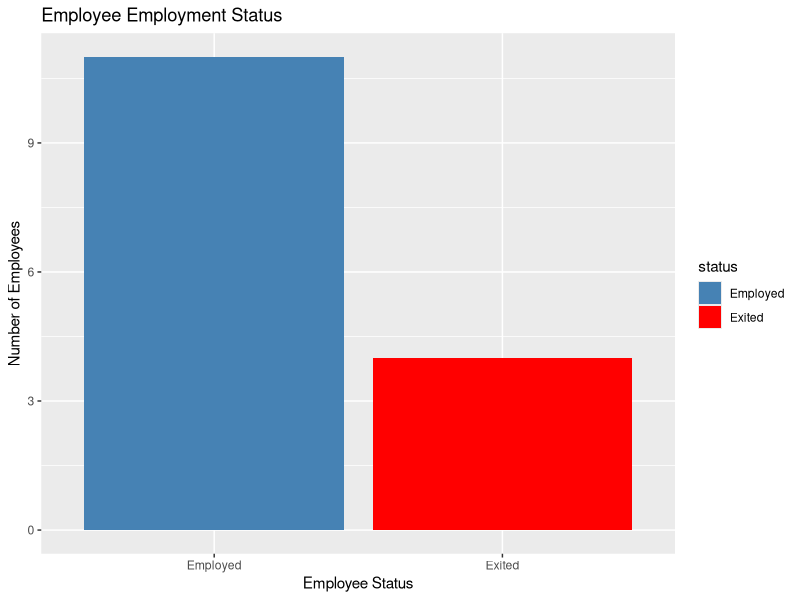
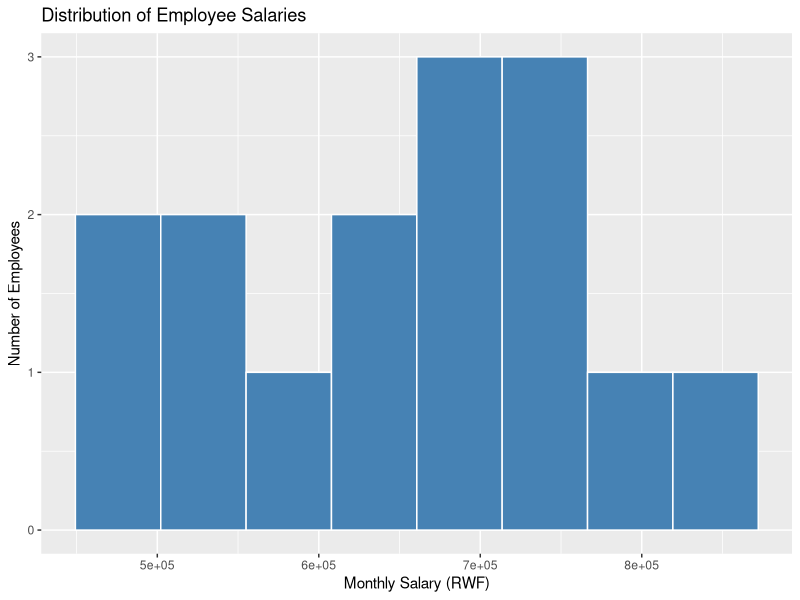
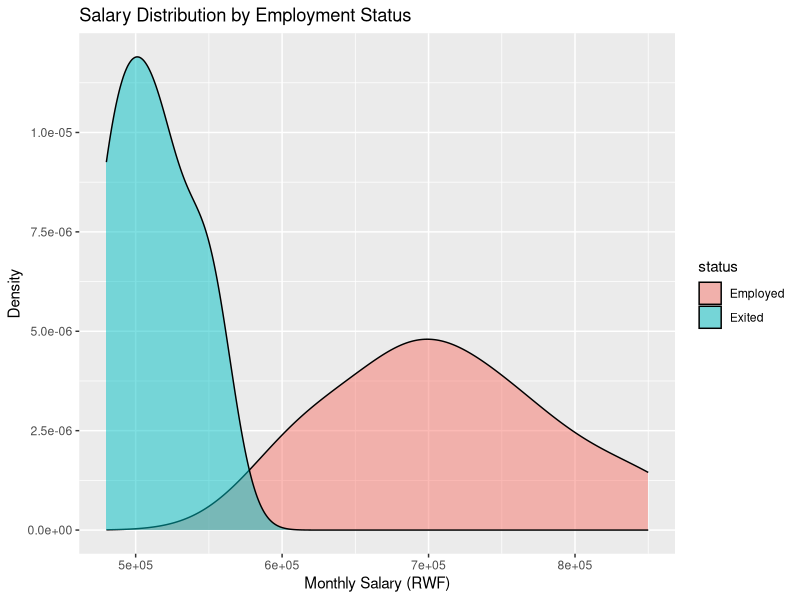
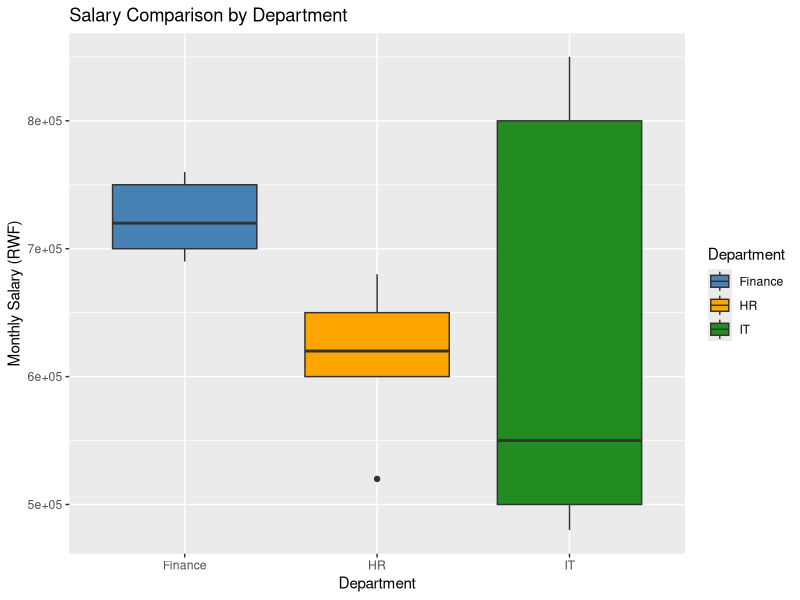
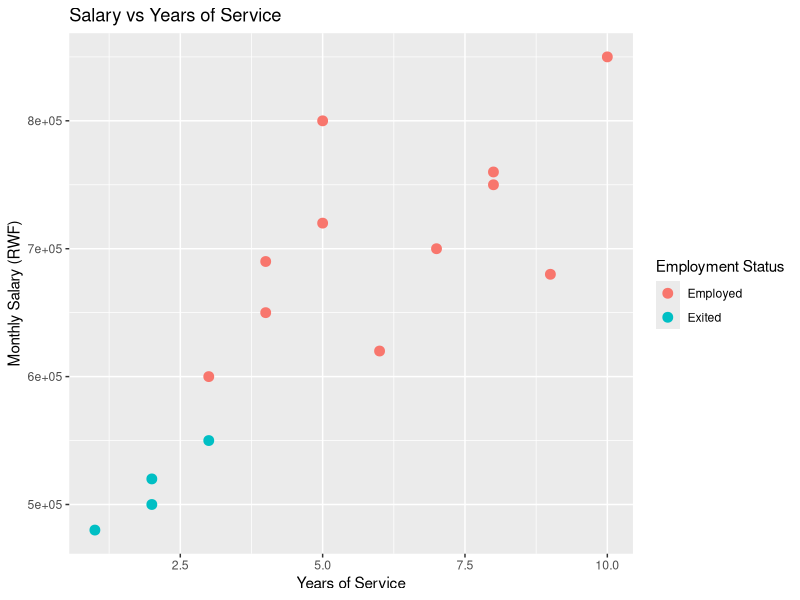
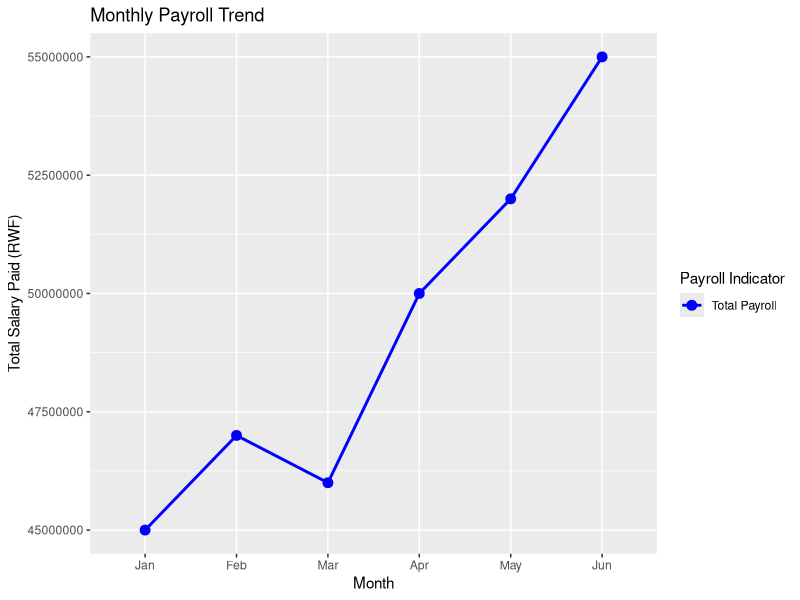
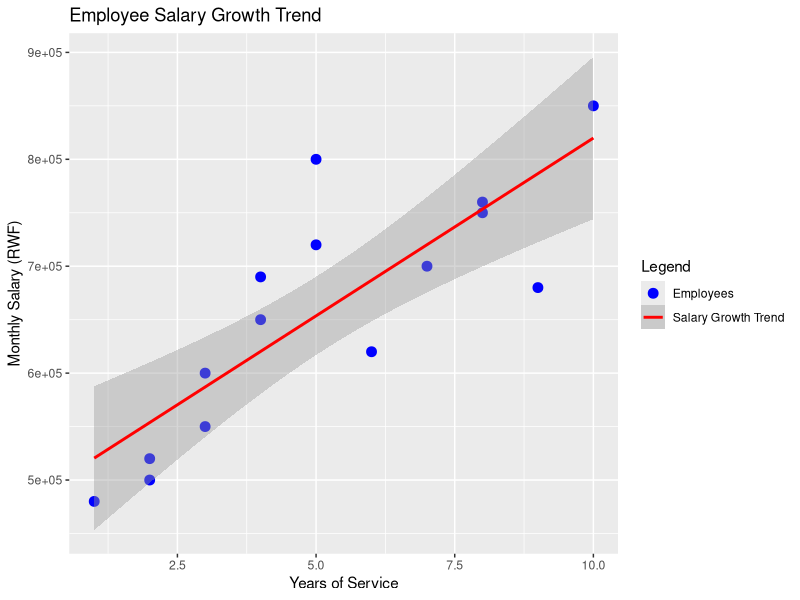
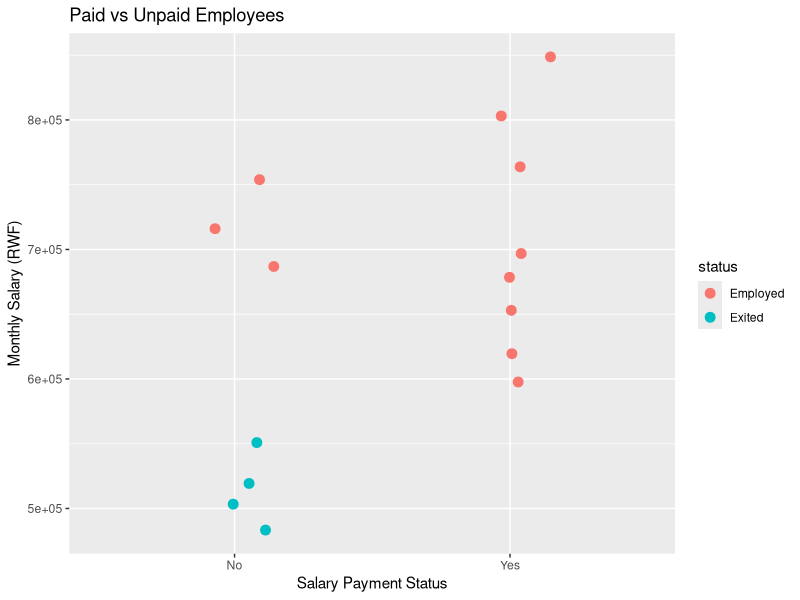

Write R code to recreate these figures, in order.
## ---- chunk 1
knitr::opts_chunk$set(echo = TRUE)
## ---- chunk 2
# install.packages("ggplot2")
library(ggplot2)
## ---- chunk 3


employees <- data.frame(
  employee_id = 1:15,

  name = c(
    "Jean", "Peter", "Mary", "David", "Alice",
    "John", "Grace", "Paul", "Sarah", "James",
    "Eric", "Diane", "Joseph", "Anne", "Mark"
  ),

  department = c(
    "IT", "HR", "Finance", "IT", "HR",
    "Finance", "IT", "HR", "Finance", "IT",
    "HR", "Finance", "IT", "HR", "Finance"
  ),

  status = c(
    "Employed", "Employed", "Employed", "Exited", "Employed",
    "Employed", "Exited", "Employed", "Employed", "Exited",
    "Employed", "Employed", "Employed", "Exited", "Employed"
  ),

  salary = c(
    800000, 600000, 750000, 500000, 650000,
    700000, 550000, 620000, 720000, 480000,
    680000, 760000, 850000, 520000, 690000
  ),

  paid = c(
    "Yes", "Yes", "No", "No", "Yes",
    "Yes", "No", "Yes", "No", "No",
    "Yes", "Yes", "Yes", "No", "No"
  )
)

print(employees)

## ---- chunk 4
nrow(employees) # total employees.

sum(employees$status=='Employed') # sum of employed employees.

sum(employees$status=='Exited') # sum of exited employees.

sum(employees$paid=='Yes') # employees marked as paid.

sum(employees$paid=='No') # employees marked as not paid.

## ---- chunk 5
ggplot(employees, aes(x= status, fill=status)) + 
  geom_bar() +
  scale_fill_manual(
    values = c("Employed" = "steelblue", "Exited"="red" )
  )+
  labs(
    title = "Employee Employment Status",
    x="Employee Status",
    y = "Number of Employees"
  )
## ---- chunk 6
ggplot(employees, aes(x = salary)) +
  geom_histogram(
    bins = 8,
    fill = "steelblue",
    color = "white"
  ) +
  labs(
    title = "Distribution of Employee Salaries",
    x = "Monthly Salary (RWF)",
    y = "Number of Employees"
  ) 
## ---- chunk 7
ggplot(employees, aes(x = salary, fill = status)) +
  geom_density(alpha = 0.5) +
  labs(
    title = "Salary Distribution by Employment Status",
    x = "Monthly Salary (RWF)",
    y = "Density"
  )
## ---- chunk 8
ggplot(employees, aes(
  x = department,
  y = salary,
  fill = department
)) +
  geom_boxplot() +
  scale_fill_manual(values = c(
    "Finance" = "steelblue",
    "HR" = "orange",
    "IT" = "forestgreen"
  )) +
  labs(
    title = "Salary Comparison by Department",
    x = "Department",
    y = "Monthly Salary (RWF)",
    fill = "Department"
  )
## ---- chunk 9
employees$years_service <- c(
  5, 3, 8, 2, 4,
  7, 3, 6, 5, 1,
  9, 8, 10, 2, 4
)

ggplot(employees, aes(x = years_service, y = salary)) +
  geom_point(aes(color = status), size = 3) +
 
  labs(
    title = "Salary vs Years of Service",
    x = "Years of Service",
    y = "Monthly Salary (RWF)",
    color = "Employment Status"
  )
## ---- chunk 10

payroll <- data.frame(
  month = factor(
    c("Jan", "Feb", "Mar", "Apr", "May", "Jun"),
    levels = c("Jan", "Feb", "Mar", "Apr", "May", "Jun")
  ),

  total_paid = c(
    45000000, 47000000, 46000000,
    50000000, 52000000, 55000000
  )
)

ggplot(payroll, aes(
  x = month,
  y = total_paid,
  group = 1,
  color = "Total Payroll"
)) +
  geom_line(linewidth = 1) +
  geom_point(size = 3) +
  scale_color_manual(
    name = "Payroll Indicator",
    values = c("Total Payroll" = "blue")
  ) +
  labs(
    title = "Monthly Payroll Trend",
    x = "Month",
    y = "Total Salary Paid (RWF)"
  )
## ---- chunk 11
ggplot(employees,
       aes(x = years_service, y = salary)) +

  geom_point(aes(color = "Employees"), size = 3) +

  geom_smooth(
    aes(color = "Salary Growth Trend"),
    method = "lm",
    se = TRUE
  ) +

  scale_color_manual(
    name = "Legend",
    values = c(
      "Employees" = "blue",
      "Salary Growth Trend" = "red"
    )
  ) +

  labs(
    title = "Employee Salary Growth Trend",
    x = "Years of Service",
    y = "Monthly Salary (RWF)"
  )
## ---- chunk 12
ggplot(employees,
       aes(x = paid, y = salary, color = status)) +

  geom_jitter(
    width = 0.15,
    size = 3
  ) +

  labs(
    title = "Paid vs Unpaid Employees",
    x = "Salary Payment Status",
    y = "Monthly Salary (RWF)"
  )
## ---- chunk 13
ggplot(employees,
       aes(x = department, y = salary, fill = department)) +

  geom_violin(trim = FALSE, alpha = 0.7) +

  geom_boxplot(
    width = 0.12,
    fill = "white",
    color = "black",
    outlier.color = "red",
    outlier.size = 2
  ) +

  scale_fill_manual(
    name = "Department",
    values = c(
      "Finance" = "steelblue",
      "HR" = "orange",
      "IT" = "forestgreen"
    )
  ) +

  labs(
    title = "Salary Distribution by Department",
    x = "Department",
    y = "Monthly Salary (RWF)"
  )
## ---- chunk 14
ggplot(employees,
       aes(x = years_service, y = salary)) +

  geom_point(color = "blue", size = 3) +

  geom_text(
    aes(label = name),
    vjust = -0.8,
    size = 3
  ) +

  labs(
    title = "Employee Salary by Years of Service",
    x = "Years of Service",
    y = "Monthly Salary (RWF)"
  )
## ---- chunk 15
ggplot(employees, aes(x = salary)) +

  geom_density(fill = "lightblue", alpha = 0.5) +

  geom_rug(color = "red") +

  labs(
    title = "Employee Salary Distribution",
    x = "Monthly Salary (RWF)",
    y = "Density"
  )
## ---- chunk 16
ggplot(employees,
       aes(x = name, y = salary)) +

  geom_point(color = "blue", size = 3) +

  geom_hline(
    yintercept = 700000,
    color = "red",
    linetype = "dashed"
  ) +

  labs(
    title = "Employee Salary Benchmark",
    x = "Employee",
    y = "Monthly Salary (RWF)"
  )
## ---- chunk 17
ggplot(employees,
       aes(x = years_service, y = salary)) +

  geom_point(aes(color = status), size = 3) +

  geom_vline(
    xintercept = 5,
    color = "red",
    linetype = "dashed"
  ) +

  labs(
    title = "Employee Experience Benchmark",
    x = "Years of Service",
    y = "Monthly Salary (RWF)"
  )
